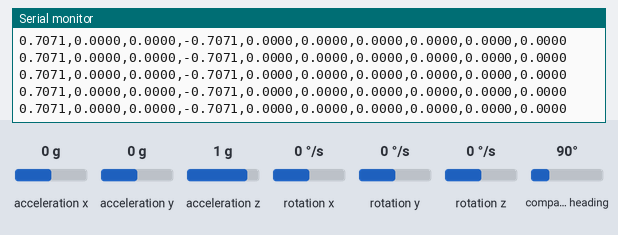
Recording of a sketch running on a simulated Arduino Uno, built with avr-gcc and run on an emulated ATmega328P. Parts: the last lines printed to the serial monitor. The inputs (shaded band) are chosen by the test bench; at power-on: rotation x 0 °/s, compass heading 90°, rotation y 0 °/s, rotation z 0 °/s, acceleration x 0 g, acceleration y 0 g, acceleration z 1 g.

Above: at 1.2 s.
1.3 s: rotation x set to -192 °/s
At 2.3 s:
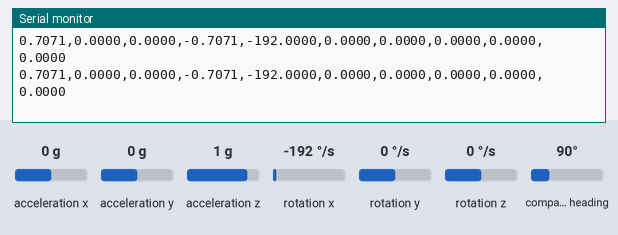
2.8 s: compass heading set to 180°
At 3.7 s:
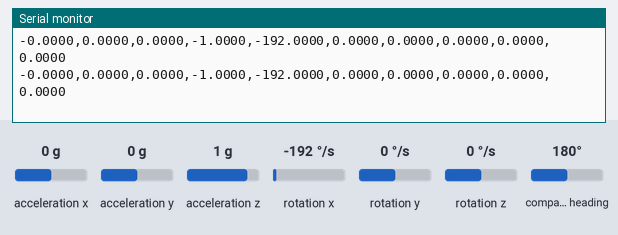
5.8 s: rotation y set to -192 °/s
At 6.6 s:
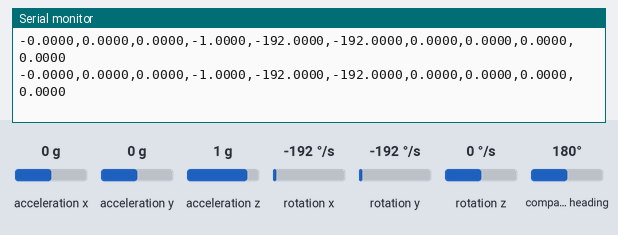
7.3 s: rotation z set to -192 °/s
At 8.0 s:
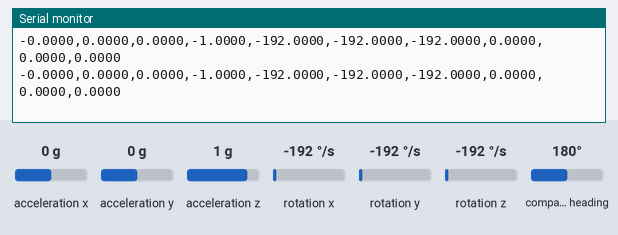
10.3 s: rotation x set to 100 °/s
At 10.8 s:
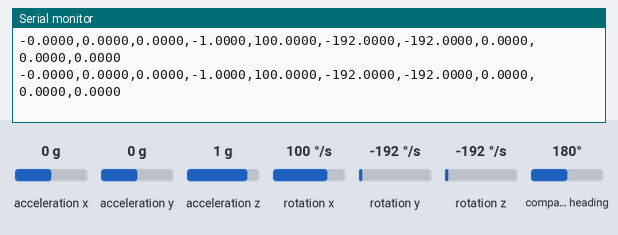
13.3 s: rotation y set to 100 °/s
At 14.0 s:
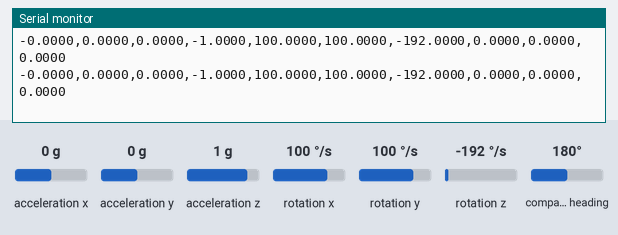
Timing chart, 0 to 16.3 s (numbered marks = the images above; inputs shaded):
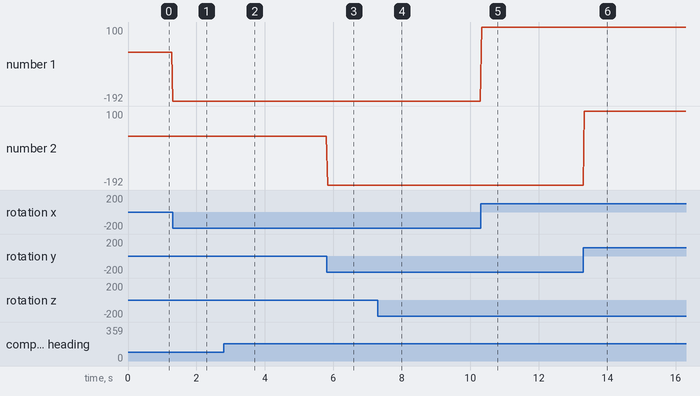

Measured:
- after the input at 1.3 s, the serial monitor: prints a new line at once (image 1)
- after the input at 2.8 s, the serial monitor: prints a new line at once (image 2)
- after the input at 5.8 s, the serial monitor: prints a new line at once (image 3)
- after the input at 7.3 s, the serial monitor: prints a new line at once (image 4)
- after the input at 10.3 s, the serial monitor: prints a new line at once (image 5)
- after the input at 13.3 s, the serial monitor: prints a new line at once (image 6)
- plotted number 1: 0 → -192 after the input at 1.3 s, -192 → 100 after the input at 10.3 s

The sketch:

code_reuse_calib_profile_of_calib.ino
```cpp
#include <Wire.h>
#include <Adafruit_Sensor.h>
#include <Adafruit_BNO055.h>
#include <EEPROM.h>

Adafruit_BNO055 bno = Adafruit_BNO055(55, 0x28);

void setup(void) {
  Serial.begin(115200);
  if(!bno.begin()) {
    while(1); // Halt if sensor not found
  }

  // --- EEPROM LOADING LOGIC ---
  int eeAddress = 0;
  long bnoID;
  adafruit_bno055_offsets_t calibrationData;

  EEPROM.get(eeAddress, bnoID);
  sensor_t sensor;
  bno.getSensor(&sensor);

  // If the ID matches, load the 22-byte profile
  if (bnoID == sensor.version) {
    eeAddress += sizeof(long);
    EEPROM.get(eeAddress, calibrationData);
    bno.setSensorOffsets(calibrationData);
  }

  bno.setExtCrystalUse(true);
}

void loop(void) {
  // 1. Get Orientation (Quaternion)
  imu::Quaternion quat = bno.getQuat();
  // 2. Get Angular Velocity (rad/s)
  imu::Vector<3> gyro = bno.getVector(Adafruit_BNO055::VECTOR_GYROSCOPE);
  // 3. Get Linear Acceleration (m/s^2)
  imu::Vector<3> accel = bno.getVector(Adafruit_BNO055::VECTOR_LINEARACCEL);

  // Send CSV: qw,qx,qy,qz,gx,gy,gz,ax,ay,az
  Serial.print(quat.w(), 4); Serial.print(",");
  Serial.print(quat.x(), 4); Serial.print(",");
  Serial.print(quat.y(), 4); Serial.print(",");
  Serial.print(quat.z(), 4); Serial.print(",");
  Serial.print(gyro.x(), 4); Serial.print(",");
  Serial.print(gyro.y(), 4); Serial.print(",");
  Serial.print(gyro.z(), 4); Serial.print(",");
  Serial.print(accel.x(), 4); Serial.print(",");
  Serial.print(accel.y(), 4); Serial.print(",");
  Serial.println(accel.z(), 4);

  delay(20); // 50Hz output rate
}
```
